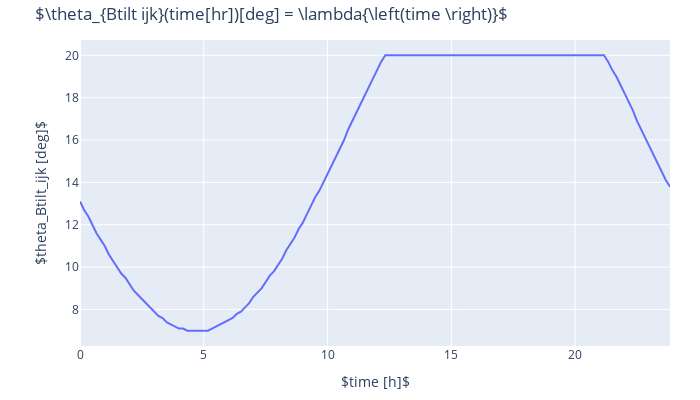

The cell this chart's notebook holds for it:
### Code cell
kamodo_object.plot('theta_Btilt_ijk')

### Figure 1 — Plotly figure (JSON) as saved in the notebook; plotly's stock layout.template omitted (floating-point values rounded to 4 significant figures; data arrays with more than 128 entries replaced by an {"elided": "..."} marker saying what was removed)
{"data": [{"meta": "line", "name": "theta_Btilt_ijk[deg]", "type": "scatter", "x": {"elided": "144 float values"}, "y": {"elided": "144 float values"}}], "layout": {"autosize": false, "height": 400, "margin": {"b": 32, "pad": 0, "r": 30, "t": 40}, "title": {"text": "$\\theta_{Btilt ijk}(time[hr])[deg] = \\lambda{\\left(time \\right)}$"}, "width": 700, "xaxis": {"title": {"text": "$time [h]$"}}, "yaxis": {"title": {"text": "$theta_Btilt_ijk [deg]$"}}}}
